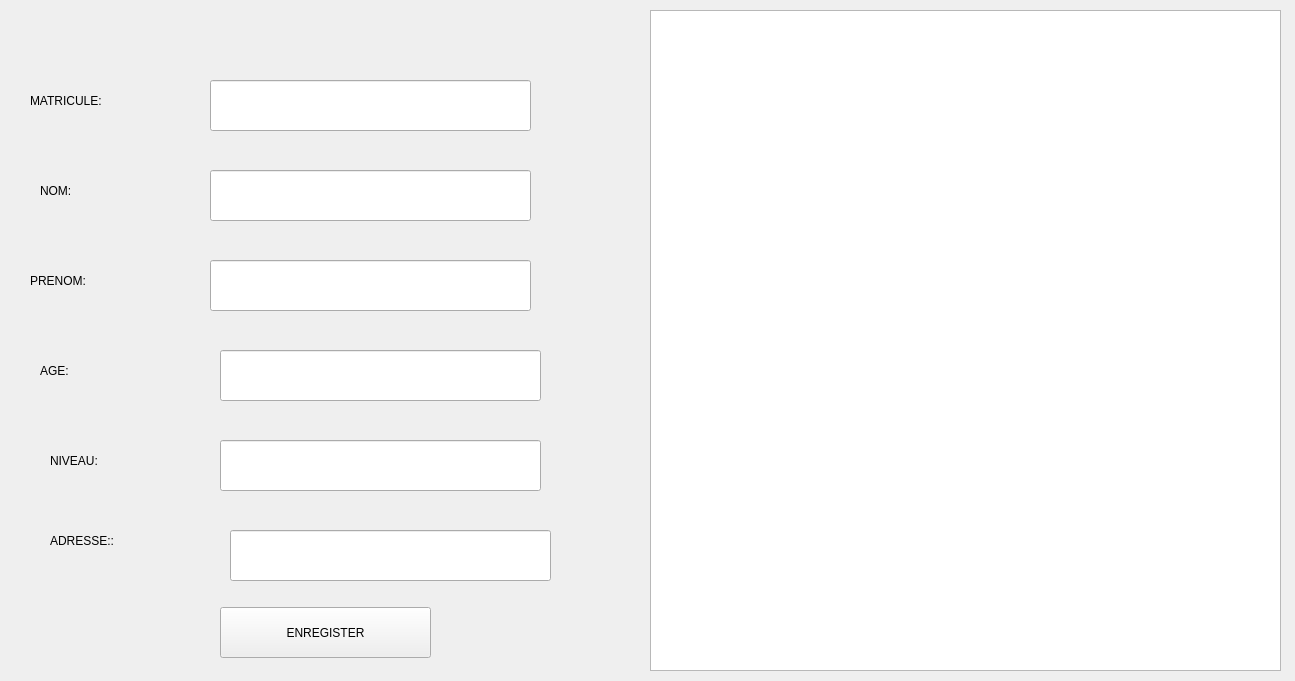
<?xml version="1.0" encoding="UTF-8"?>
<ui version="4.0">
 <class>Qetudiant</class>
 <widget class="QWidget" name="Qetudiant">
  <property name="geometry">
   <rect>
    <x>0</x>
    <y>0</y>
    <width>1295</width>
    <height>681</height>
   </rect>
  </property>
  <property name="windowTitle">
   <string>Qetudiant</string>
  </property>
  <widget class="QTableView" name="tbletudiant">
   <property name="geometry">
    <rect>
     <x>650</x>
     <y>10</y>
     <width>631</width>
     <height>661</height>
    </rect>
   </property>
  </widget>
  <widget class="QLineEdit" name="txtmatricule">
   <property name="geometry">
    <rect>
     <x>210</x>
     <y>80</y>
     <width>321</width>
     <height>51</height>
    </rect>
   </property>
  </widget>
  <widget class="QLineEdit" name="txtnom">
   <property name="geometry">
    <rect>
     <x>210</x>
     <y>170</y>
     <width>321</width>
     <height>51</height>
    </rect>
   </property>
  </widget>
  <widget class="QLineEdit" name="txtage">
   <property name="geometry">
    <rect>
     <x>220</x>
     <y>350</y>
     <width>321</width>
     <height>51</height>
    </rect>
   </property>
  </widget>
  <widget class="QLineEdit" name="txtniveau">
   <property name="geometry">
    <rect>
     <x>220</x>
     <y>440</y>
     <width>321</width>
     <height>51</height>
    </rect>
   </property>
  </widget>
  <widget class="QLineEdit" name="txtadresse">
   <property name="geometry">
    <rect>
     <x>230</x>
     <y>530</y>
     <width>321</width>
     <height>51</height>
    </rect>
   </property>
  </widget>
  <widget class="QLineEdit" name="txtprenom">
   <property name="geometry">
    <rect>
     <x>210</x>
     <y>260</y>
     <width>321</width>
     <height>51</height>
    </rect>
   </property>
  </widget>
  <widget class="QPushButton" name="btnenregistrer">
   <property name="geometry">
    <rect>
     <x>220</x>
     <y>607</y>
     <width>211</width>
     <height>51</height>
    </rect>
   </property>
   <property name="text">
    <string>ENREGISTER</string>
   </property>
  </widget>
  <widget class="QLabel" name="label">
   <property name="geometry">
    <rect>
     <x>30</x>
     <y>80</y>
     <width>141</width>
     <height>41</height>
    </rect>
   </property>
   <property name="text">
    <string>MATRICULE:</string>
   </property>
  </widget>
  <widget class="QLabel" name="label_2">
   <property name="geometry">
    <rect>
     <x>40</x>
     <y>170</y>
     <width>141</width>
     <height>41</height>
    </rect>
   </property>
   <property name="text">
    <string>NOM:</string>
   </property>
  </widget>
  <widget class="QLabel" name="label_3">
   <property name="geometry">
    <rect>
     <x>30</x>
     <y>260</y>
     <width>141</width>
     <height>41</height>
    </rect>
   </property>
   <property name="text">
    <string>PRENOM:</string>
   </property>
  </widget>
  <widget class="QLabel" name="label_4">
   <property name="geometry">
    <rect>
     <x>40</x>
     <y>350</y>
     <width>141</width>
     <height>41</height>
    </rect>
   </property>
   <property name="text">
    <string>AGE:</string>
   </property>
  </widget>
  <widget class="QLabel" name="label_5">
   <property name="geometry">
    <rect>
     <x>50</x>
     <y>440</y>
     <width>141</width>
     <height>41</height>
    </rect>
   </property>
   <property name="text">
    <string>NIVEAU:</string>
   </property>
  </widget>
  <widget class="QLabel" name="label_6">
   <property name="geometry">
    <rect>
     <x>50</x>
     <y>520</y>
     <width>141</width>
     <height>41</height>
    </rect>
   </property>
   <property name="text">
    <string>ADRESSE::</string>
   </property>
  </widget>
 </widget>
 <layoutdefault spacing="6" margin="11"/>
 <resources/>
 <connections/>
</ui>
